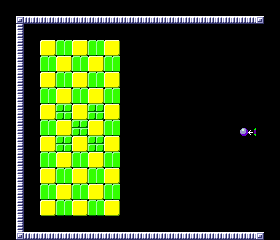

Below is a game level as drawn by its tile map, then a one-line description and the .tmx file that defines it, in full:
An orthogonal 35x30 tile map with 8x8 px tiles, 1 tile layer (Tile Layer 1).

<map version="1.9" tiledversion="1.9.2" orientation="orthogonal" renderorder="right-down" width="35" height="30" tilewidth="8" tileheight="8" infinite="0" nextlayerid="2" nextobjectid="1">
 <editorsettings>
  <export target="../mag01.bin" format="Breakout" />
 </editorsettings>
 <tileset firstgid="1" source="breakout-tiles.tsx" />
 <layer id="1" name="Tile Layer 1" width="35" height="30" offsetx="0.00409845" offsety="0.00209702">
  <data encoding="csv">
0,0,0,0,0,0,0,0,0,0,0,0,0,0,0,0,0,0,0,0,0,0,0,0,0,0,0,0,0,0,0,0,0,0,0,
0,0,0,0,0,0,0,0,0,0,0,0,0,0,0,0,0,0,0,0,0,0,0,0,0,0,0,0,0,0,0,0,0,0,0,
0,0,2,3,3,3,3,3,3,3,3,3,3,3,3,3,3,3,3,3,3,3,3,3,3,3,3,3,3,3,3,3,2,0,0,
0,0,4,0,0,0,0,0,0,0,0,0,0,0,0,0,0,0,0,0,0,0,0,0,0,0,0,0,0,0,0,0,0,0,0,
0,0,4,0,0,0,0,0,0,0,0,0,0,0,0,0,0,0,0,0,0,0,0,0,0,0,0,0,0,0,0,0,0,0,0,
0,0,4,0,0,69,70,71,71,69,70,71,71,69,70,0,0,0,0,0,0,0,0,0,0,0,0,0,0,0,0,0,0,0,0,
0,0,4,0,0,85,86,87,87,85,86,87,87,85,86,0,0,0,0,0,0,0,0,0,0,0,0,0,0,0,0,0,0,0,0,
0,0,4,0,0,71,71,69,70,71,71,69,70,71,71,0,0,0,0,0,0,0,0,0,0,0,0,0,0,0,0,0,0,0,0,
0,0,4,0,0,87,87,85,86,87,87,85,86,87,87,0,0,0,0,0,0,0,0,0,0,0,0,0,0,0,0,0,0,0,0,
0,0,4,0,0,69,70,71,71,69,70,71,71,69,70,0,0,0,0,0,0,0,0,0,0,0,0,0,0,0,0,0,0,0,0,
0,0,4,0,0,85,86,87,87,85,86,87,87,85,86,0,0,0,0,0,0,0,0,0,0,0,0,0,0,0,0,0,0,0,0,
0,0,4,0,0,71,71,69,70,71,71,69,70,71,71,0,0,0,0,0,0,0,0,0,0,0,0,0,0,0,0,0,0,0,0,
0,0,4,0,0,87,87,85,86,87,87,85,86,87,87,0,0,0,0,0,0,0,0,0,0,0,0,0,0,0,0,0,0,0,0,
0,0,4,0,0,69,70,20,20,69,70,20,20,69,70,0,0,0,0,0,0,0,0,0,0,0,0,0,0,0,0,0,0,0,0,
0,0,4,0,0,85,86,20,20,85,86,20,20,85,86,0,0,0,0,0,0,0,0,0,0,0,0,0,0,0,0,0,0,0,0,
0,0,4,0,0,71,71,69,70,20,20,69,70,71,71,0,0,0,0,0,0,0,0,0,0,0,0,0,0,0,0,0,0,0,0,
0,0,4,0,0,87,87,85,86,20,20,85,86,87,87,0,0,0,0,0,0,0,0,0,0,0,0,0,0,0,145,132,0,0,0,
0,0,4,0,0,69,70,20,20,69,70,20,20,69,70,0,0,0,0,0,0,0,0,0,0,0,0,0,0,0,0,0,0,0,0,
0,0,4,0,0,85,86,20,20,85,86,20,20,85,86,0,0,0,0,0,0,0,0,0,0,0,0,0,0,0,0,0,0,0,0,
0,0,4,0,0,71,71,69,70,71,71,69,70,71,71,0,0,0,0,0,0,0,0,0,0,0,0,0,0,0,0,0,0,0,0,
0,0,4,0,0,87,87,85,86,87,87,85,86,87,87,0,0,0,0,0,0,0,0,0,0,0,0,0,0,0,0,0,0,0,0,
0,0,4,0,0,69,70,71,71,69,70,71,71,69,70,0,0,0,0,0,0,0,0,0,0,0,0,0,0,0,0,0,0,0,0,
0,0,4,0,0,85,86,87,87,85,86,87,87,85,86,0,0,0,0,0,0,0,0,0,0,0,0,0,0,0,0,0,0,0,0,
0,0,4,0,0,71,71,69,70,71,71,69,70,71,71,0,0,0,0,0,0,0,0,0,0,0,0,0,0,0,0,0,0,0,0,
0,0,4,0,0,87,87,85,86,87,87,85,86,87,87,0,0,0,0,0,0,0,0,0,0,0,0,0,0,0,0,0,0,0,0,
0,0,4,0,0,69,70,71,71,69,70,71,71,69,70,0,0,0,0,0,0,0,0,0,0,0,0,0,0,0,0,0,0,0,0,
0,0,4,0,0,85,86,87,87,85,86,87,87,85,86,0,0,0,0,0,0,0,0,0,0,0,0,0,0,0,0,0,0,0,0,
0,0,4,0,0,0,0,0,0,0,0,0,0,0,0,0,0,0,0,0,0,0,0,0,0,0,0,0,0,0,0,0,0,0,0,
0,0,4,0,0,0,0,0,0,0,0,0,0,0,0,0,0,0,0,0,0,0,0,0,0,0,0,0,0,0,0,0,0,0,0,
0,0,2,3,3,3,3,3,3,3,3,3,3,3,3,3,3,3,3,3,3,3,3,3,3,3,3,3,3,3,3,3,2,0,0
</data>
 </layer>
</map>
